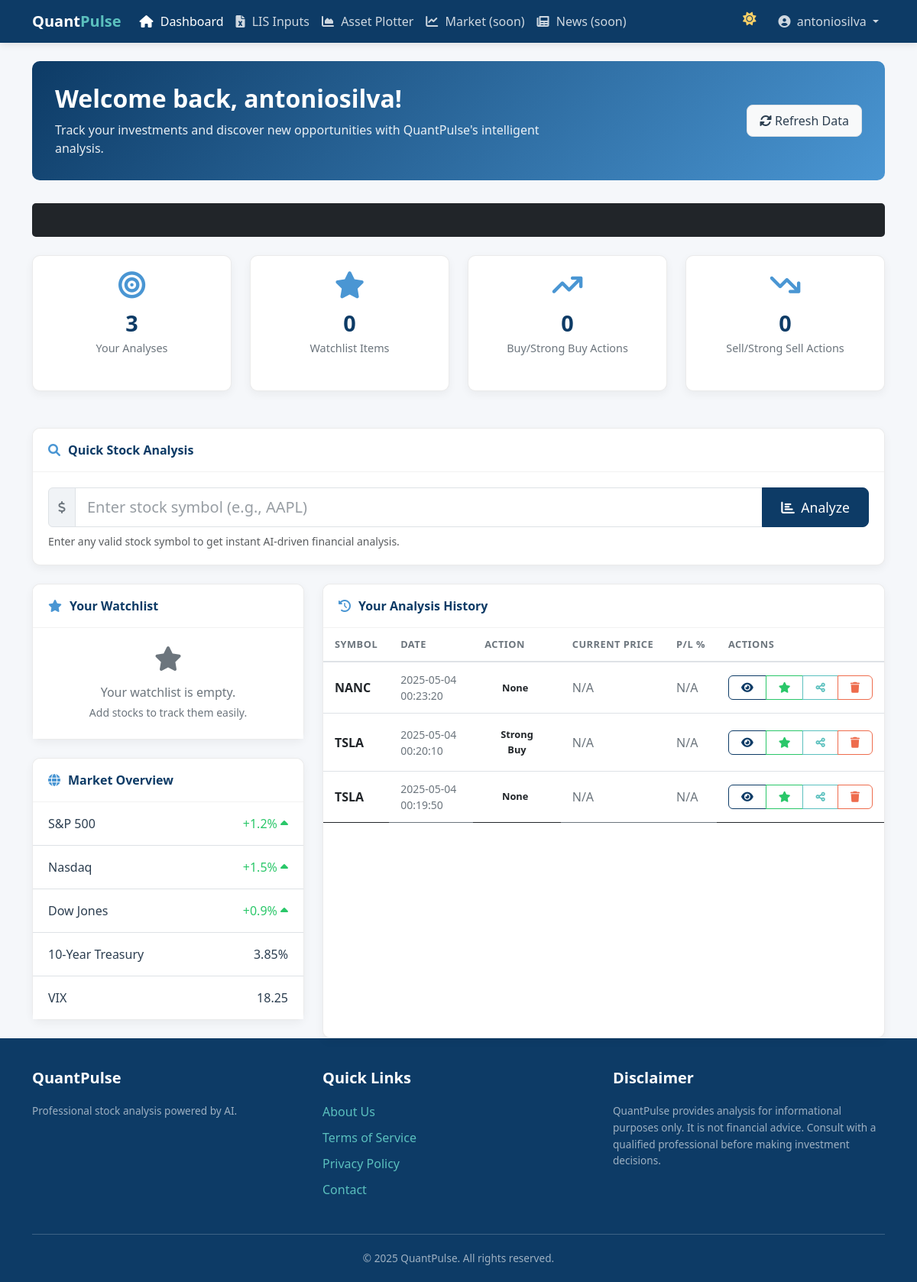
/ (signed in), run on the app's committed database.
### tables this page shows
CREATE TABLE analyses (
            id INTEGER PRIMARY KEY AUTOINCREMENT,
            user_id INTEGER,
            symbol TEXT NOT NULL,
            analysis_data TEXT NOT NULL,  -- JSON string of analysis result
            timestamp DATETIME DEFAULT CURRENT_TIMESTAMP,
            user_action TEXT,  -- New column for Strong Buy/Sell, Buy/Sell
            FOREIGN KEY (user_id) REFERENCES users(id)
        );

### server.py (the view)
@app.route('/')
def index():
    if 'user_id' not in session:
        return redirect(url_for('login'))
    conn = get_db_connection()
    cursor = conn.cursor()
    cursor.execute('''
        SELECT id, symbol, timestamp, user_action
        FROM analyses
        WHERE user_id = ?
        ORDER BY timestamp DESC
    ''', (session['user_id'],))
    analyses = cursor.fetchall()
    cursor.execute('''
        SELECT symbol
        FROM watchlists
        WHERE user_id = ?
    ''', (session['user_id'],))
    watchlist = [row['symbol'] for row in cursor.fetchall()]
    conn.close()
    return render_template('index.html', analyses=analyses, watchlist=watchlist, username=session['username'])

### server.py (called while the page is built)
@app.context_processor
def inject_now():
  return {'now': datetime.utcnow()}

def get_db_connection():
    conn = sqlite3.connect(DB_FILE)
    conn.row_factory = sqlite3.Row
    return conn

### templates/index.html (shortened to what this page needs)
<!DOCTYPE html>
<html lang="en">
<head>
    <link href="https://cdn.jsdelivr.net/npm/bootstrap@5.3.0/dist/css/bootstrap.min.css" rel="stylesheet">
    <link rel="stylesheet" href="https://cdnjs.cloudflare.com/ajax/libs/font-awesome/6.0.0/css/all.min.css">
    <link rel="stylesheet" href="{{ url_for('static', filename='css/styles.css') }}?v={{ range(1000, 9999) | random }}"> </head>
<body>
    <nav class="navbar navbar-expand-lg navbar-dark sticky-top">
        <div class="container">
            <a class="navbar-brand" href="{{ url_for('index') }}">Quant<span>Pulse</span></a>
            <div class="collapse navbar-collapse" id="navbarNav">
                 <ul class="navbar-nav me-auto mb-2 mb-lg-0">
                    <li class="nav-item">
                        <a class="nav-link active" href="{{ url_for('index') }}"><i class="fas fa-home"></i> Dashboard</a>
                    <li class="nav-item">
                        <a class="nav-link" href="{{ url_for('inputs_cur_page') }}"><i class="fas fa-file-excel"></i> LIS Inputs</a>
                    </li>
                    </li>
                    <li class="nav-item">
                        <a class="nav-link" href="{{ url_for('asset_plotter_page') }}"><i class="fas fa-chart-area"></i> Asset Plotter</a>
                    </li>
                    <li class="nav-item">
                        <a class="nav-link disabled" href="#"><i class="fas fa-chart-line"></i> Market (soon)</a>
                    </li>
                    <li class="nav-item">
                        <a class="nav-link disabled" href="#"><i class="fas fa-newspaper"></i> News (soon)</a>
                    </li>
                 </ul>
                <ul class="navbar-nav ms-auto">
                    <li class="nav-item">
                        <button class="nav-link btn theme-toggle-btn" id="theme-toggle">
                            <i class="fas fa-sun theme-light-icon"></i>
                        </button>
                    </li>
                    <li class="nav-item dropdown">
                        <a class="nav-link dropdown-toggle" href="#" id="navbarDropdownUser" role="button" data-bs-toggle="dropdown" aria-expanded="false">
                            <i class="fas fa-user-circle me-1"></i> {{ username }}
                        </a>
                    </li>
                </ul>
            </div>
        </div>
    </nav>
    <div class="main-content container mt-4">
        <div class="welcome-card">
            <div class="row align-items-center">
                <div class="col-md-8">
                    <h2>Welcome back, {{ username }}!</h2>
                    <p>Track your investments and discover new opportunities with QuantPulse's intelligent analysis.</p>
                </div>
                <div class="col-md-4 text-md-end mt-3 mt-md-0">
                    <button class="btn btn-light" id="refresh-data" title="Refresh dashboard data">
                        <i class="fas fa-sync-alt"></i> Refresh Data
                    </button>
                </div>
            </div>
        </div>
        <div class="ticker-container">
            <div class="ticker-tape">
            </div>
        </div>
        <div class="row mb-4">
            <div class="col-lg-3 col-md-6 mb-4">
                <div class="card stats-card">
                    <i class="fas fa-bullseye"></i>
                    <h3 id="analysis-count">{{ analyses|length }}</h3>
                    <p>Your Analyses</p>
                </div>
            </div>
            <div class="col-lg-3 col-md-6 mb-4">
                <div class="card stats-card">
                    <i class="fas fa-star"></i>
                    <h3 id="watchlist-count">{{ watchlist|length }}</h3>
                    <p>Watchlist Items</p>
                </div>
            </div>
            <div class="col-lg-3 col-md-6 mb-4">
                <div class="card stats-card">
                    <i class="fas fa-arrow-trend-up"></i>
                    <h3 id="buy-count">0</h3>
                    <p>Buy/Strong Buy Actions</p>
                </div>
            </div>
            <div class="col-lg-3 col-md-6 mb-4">
                <div class="card stats-card">
                    <i class="fas fa-arrow-trend-down"></i>
                    <h3 id="sell-count">0</h3>
                    <p>Sell/Strong Sell Actions</p>
                </div>
            </div>
        </div>
        <div class="card quick-stock-analysis-card">
            <div class="card-header">
                <i class="fas fa-search"></i> Quick Stock Analysis
            </div>
            <div class="card-body">
                <form id="analyze-form" novalidate>
                    <div class="input-group">
                        <span class="input-group-text"><i class="fas fa-dollar-sign"></i></span>
                        <input type="text" class="form-control form-control-lg" id="symbol" placeholder="Enter stock symbol (e.g., AAPL)" required>
                        <button type="submit" class="btn btn-primary btn-lg"><i class="fas fa-chart-bar me-1"></i> Analyze</button>
                    </div>
                    <div class="form-text mt-2">Enter any valid stock symbol to get instant AI-driven financial analysis.</div>
                </form>
            </div>
        </div>
        <div class="row mt-4">
            <div class="col-lg-4 mb-4 mb-lg-0">
                <div class="card mb-4">
                    <div class="card-header">
                        <i class="fas fa-star"></i> Your Watchlist
                    </div>
                    <div class="card-body p-0">
                         <ul class="list-group list-group-flush" id="watchlist-container">
                             <li class="list-group-item text-center text-muted p-4 {% if watchlist %}d-none{% endif %}" id="empty-watchlist">
                                <i class="fas fa-star fa-2x mb-3"></i>
                                <p class="mb-1">Your watchlist is empty.</p>
                                <p class="small mb-0">Add stocks to track them easily.</p>
                            </li>
                        </ul>
                    </div>
                </div>
                 <div class="card">
                    <div class="card-header">
                        <i class="fas fa-globe"></i> Market Overview
                    </div>
                    <div class="card-body p-0">
                        <ul class="list-group list-group-flush">
                            <li class="list-group-item d-flex justify-content-between"><span>S&P 500</span><span class="text-success">+1.2% <i class="fas fa-caret-up"></i></span></li>
                            <li class="list-group-item d-flex justify-content-between"><span>Nasdaq</span><span class="text-success">+1.5% <i class="fas fa-caret-up"></i></span></li>
                            <li class="list-group-item d-flex justify-content-between"><span>Dow Jones</span><span class="text-success">+0.9% <i class="fas fa-caret-up"></i></span></li>
                            <li class="list-group-item d-flex justify-content-between"><span>10-Year Treasury</span><span>3.85%</span></li>
                            <li class="list-group-item d-flex justify-content-between"><span>VIX</span><span>18.25</span></li>
                        </ul>
                    </div>
                </div>
            </div>
            <div class="col-lg-8">
                <div class="card h-100 analysis-history-card">
                    <div class="card-header">
                        <i class="fas fa-history"></i> Your Analysis History
                    </div>
                     <div class="card-body p-0">
                        {% if analyses %}
                            <div class="table-responsive">
                                <table class="table table-hover mb-0" id="analyses-table">
                                    <thead>
                                        <tr>
                                            <th>Symbol</th>
                                            <th>Date</th>
                                            <th>Action</th>
                                            <th>Current Price</th>
                                            <th>P/L %</th>
                                            <th>Actions</th>
                                        </tr>
                                    </thead>
                                    <tbody>
                                        {% for analysis in analyses %}
                                            <tr>
                                                <td class="fw-bold">{{ analysis['symbol'] }}</td>
                                                <td class="small text-muted">{{ analysis['timestamp'] if analysis['timestamp'] else 'N/A' }}</td>
                                                <td>
                                                    <span class="action-badge {{ analysis['user_action']|default('none') }}">
                                                        {{ analysis['user_action']|replace('_', ' ')|default('None') }}
                                                    </span>
                                                </td>
                                                <td class="current-price text-muted" data-symbol="{{ analysis['symbol'] }}">$--.--</td>
                                                <td class="profit-loss text-muted">--.--%</td>
                                                <td>
                                                    <div class="btn-group btn-group-sm">
                                                        <a href="{{ url_for('view_analysis', analysis_id=analysis['id']) }}" class="btn btn-outline-primary" title="View Details">
                                                            <i class="fas fa-eye"></i>
                                                        </a>
                                                        <button class="btn btn-outline-success add-watchlist {% if analysis['symbol'] in watchlist %}d-none{% endif %}" data-symbol="{{ analysis['symbol'] }}" title="Add to Watchlist">
                                                            <i class="fas fa-star"></i>
                                                        </button>
                                                        <button class="btn btn-outline-info share-analysis" data-id="{{ analysis['id'] }}" title="Share Analysis">
                                                            <i class="fas fa-share-alt"></i>
                                                        </button>
                                                        <button class="btn btn-outline-danger delete-analysis" data-id="{{ analysis['id'] }}" title="Delete Analysis">
                                                            <i class="fas fa-trash"></i>
                                                        </button>
                                                    </div>
                                                </td>
                                            </tr>
                                        {% endfor %}
                                    </tbody>
                                </table>
                            </div>
                        {% else %}
                            <div class="text-center text-muted p-5" id="empty-analyses">
                                <i class="fas fa-folder-open fa-3x mb-3"></i>
                                <p class="mb-1">No analyses performed yet.</p>
                                <p class="small mb-0">Use the analysis form above to get started.</p>
                            </div>
                        {% endif %}
                    </div>
                </div>
            </div>
        </div> </div> <footer class="footer">
        <div class="container">
             <div class="row">
                <div class="col-md-4 mb-4 mb-md-0">
                    <h5>Quant<span>Pulse</span></h5>
                    <p class="small">Professional stock analysis powered by AI.</p>
                </div>
                <div class="col-md-4 mb-4 mb-md-0">
                    <h5>Quick Links</h5>
                    <ul class="list-unstyled">
                        <li><a href="#">About Us</a></li>
                        <li><a href="#">Terms of Service</a></li>
                        <li><a href="#">Privacy Policy</a></li>
                        <li><a href="#">Contact</a></li>
                    </ul>
                </div>
                <div class="col-md-4">
                    <h5>Disclaimer</h5>
                    <p class="small">QuantPulse provides analysis for informational purposes only. It is not financial advice. Consult with a qualified professional before making investment decisions.</p>
                </div>
            </div>
            <div class="text-center footer-bottom">
                <p class="small mb-0">&copy; {{ now.year }} QuantPulse. All rights reserved.</p>
            </div>
        </div>
    </footer>
     <div id="toast-container" class="position-fixed bottom-0 end-0 p-3" style="z-index: 1056"></div>
</body>
</html>

### data on the page
analyses: symbol "NANC", timestamp "2025-05-04 00:23:20", user_action "None"
analyses: symbol "TSLA", timestamp "2025-05-04 00:20:10", user_action "Strong Buy"
analyses: symbol "TSLA", timestamp "2025-05-04 00:19:50", user_action "None"

### other printed values
{{ username }} "antoniosilva"
{{ analyses|length }} "3"
{{ watchlist|length }} "0"
